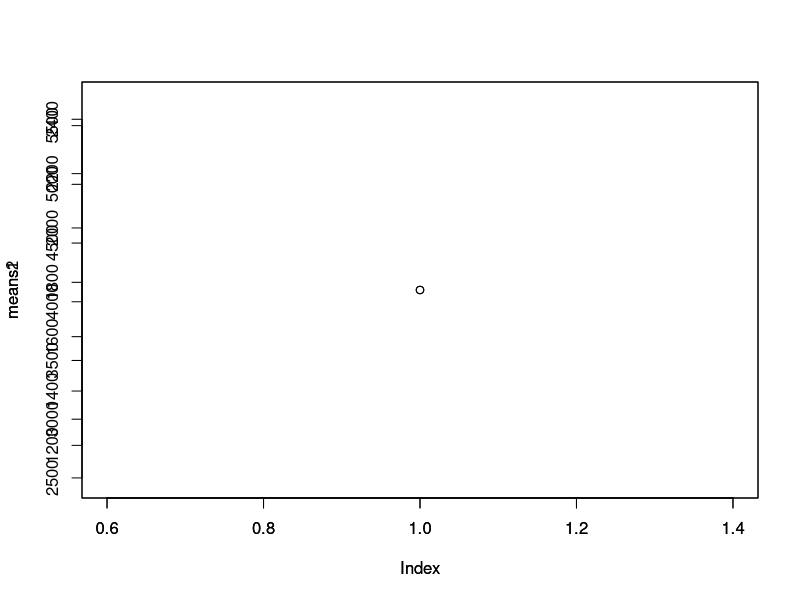
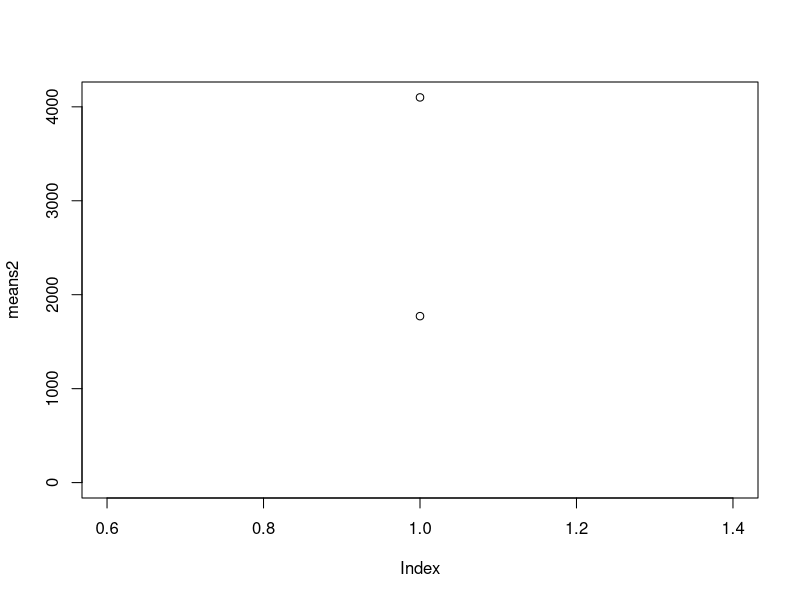

R code for these plots, in order:
library(jsonlite)
json1 <- stream_in(file("FilterOutput.dat"))
means1 <- data.matrix(json1["mean"])
plot(means1)
par(new=T)

json2 <- stream_in(file("OriginalOutput.dat"))
means2 <- data.matrix(json2["mean"])
plot(means2)
meanDif = means2-means1
m = max(max(means1),max(means2))
plot(means2,ylim=c(0,m))
points(means1)
